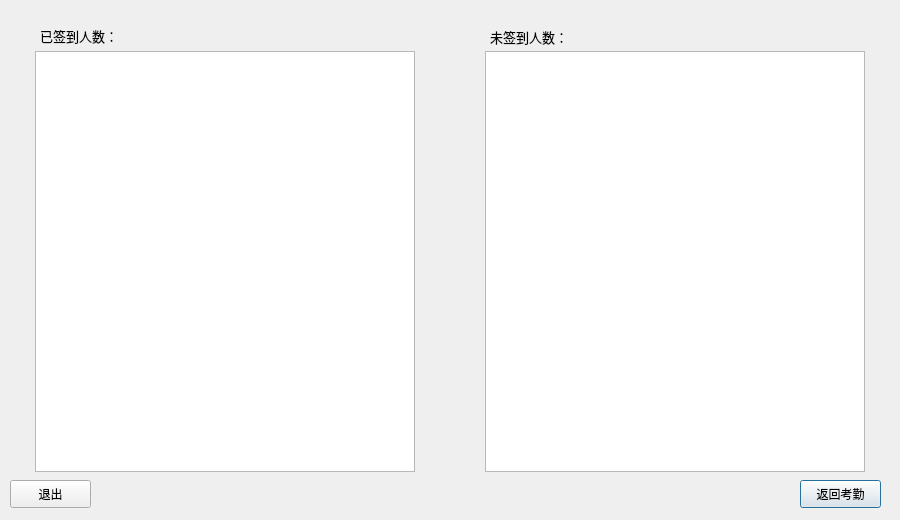
<?xml version="1.0" encoding="UTF-8"?>
<ui version="4.0">
 <class>Dialog</class>
 <widget class="QDialog" name="Dialog">
  <property name="geometry">
   <rect>
    <x>0</x>
    <y>0</y>
    <width>900</width>
    <height>520</height>
   </rect>
  </property>
  <property name="windowTitle">
   <string>Dialog</string>
  </property>
  <widget class="QLabel" name="label">
   <property name="geometry">
    <rect>
     <x>40</x>
     <y>20</y>
     <width>91</width>
     <height>31</height>
    </rect>
   </property>
   <property name="font">
    <font>
     <pointsize>10</pointsize>
    </font>
   </property>
   <property name="text">
    <string>已签到人数：</string>
   </property>
  </widget>
  <widget class="QLabel" name="label_2">
   <property name="geometry">
    <rect>
     <x>140</x>
     <y>19</y>
     <width>41</width>
     <height>31</height>
    </rect>
   </property>
   <property name="font">
    <font>
     <pointsize>11</pointsize>
    </font>
   </property>
   <property name="text">
    <string/>
   </property>
  </widget>
  <widget class="QTextBrowser" name="textBrowser">
   <property name="geometry">
    <rect>
     <x>35</x>
     <y>51</y>
     <width>380</width>
     <height>421</height>
    </rect>
   </property>
  </widget>
  <widget class="QLabel" name="label_3">
   <property name="geometry">
    <rect>
     <x>490</x>
     <y>21</y>
     <width>91</width>
     <height>31</height>
    </rect>
   </property>
   <property name="font">
    <font>
     <pointsize>10</pointsize>
    </font>
   </property>
   <property name="text">
    <string>未签到人数：</string>
   </property>
  </widget>
  <widget class="QLabel" name="label_4">
   <property name="geometry">
    <rect>
     <x>590</x>
     <y>20</y>
     <width>41</width>
     <height>31</height>
    </rect>
   </property>
   <property name="font">
    <font>
     <pointsize>11</pointsize>
    </font>
   </property>
   <property name="text">
    <string/>
   </property>
  </widget>
  <widget class="QTextBrowser" name="textBrowser_2">
   <property name="geometry">
    <rect>
     <x>485</x>
     <y>51</y>
     <width>380</width>
     <height>421</height>
    </rect>
   </property>
  </widget>
  <widget class="QPushButton" name="pushButton">
   <property name="geometry">
    <rect>
     <x>800</x>
     <y>480</y>
     <width>81</width>
     <height>28</height>
    </rect>
   </property>
   <property name="text">
    <string>返回考勤</string>
   </property>
  </widget>
  <widget class="QPushButton" name="pushButton_2">
   <property name="geometry">
    <rect>
     <x>10</x>
     <y>480</y>
     <width>81</width>
     <height>28</height>
    </rect>
   </property>
   <property name="text">
    <string>退出</string>
   </property>
  </widget>
 </widget>
 <resources/>
 <connections/>
</ui>
